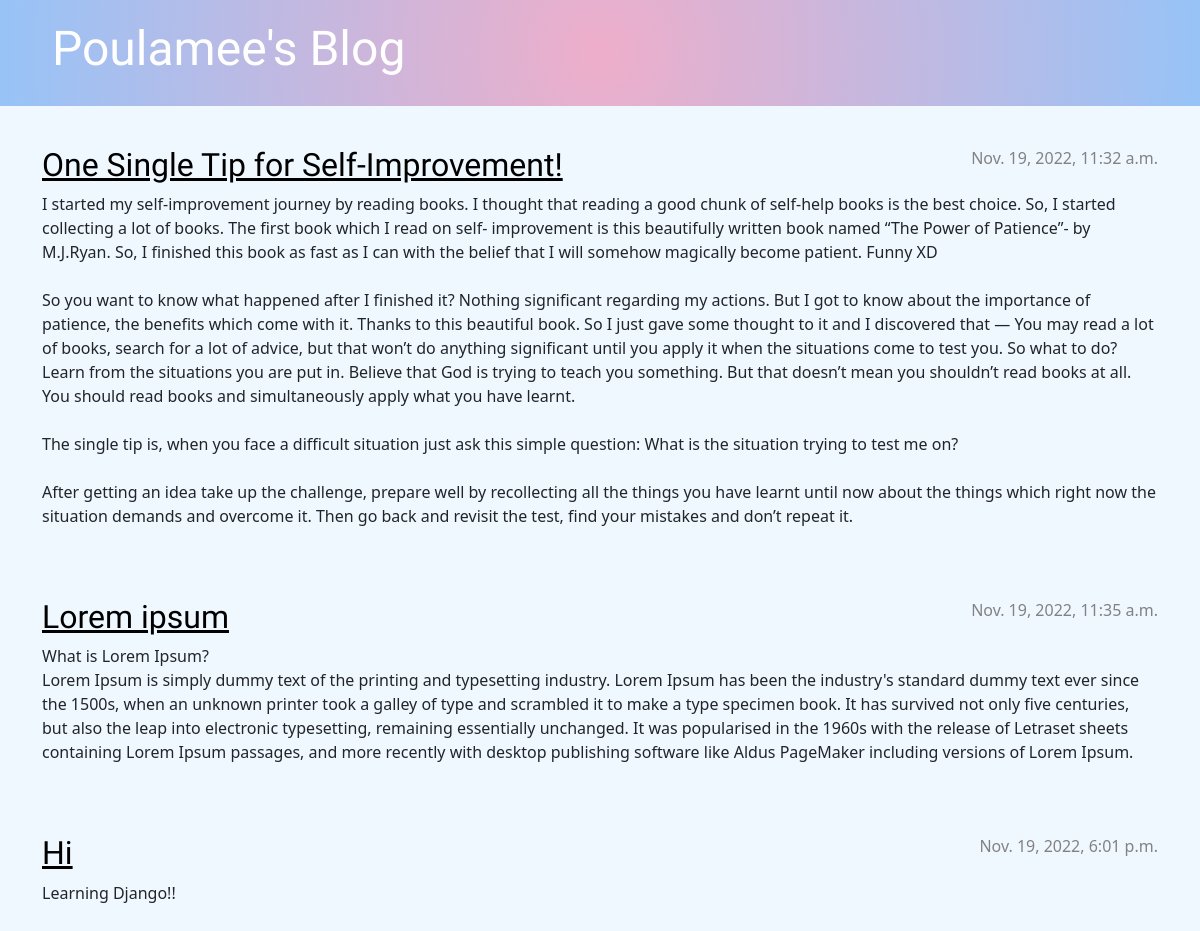
The app's page /, older data.
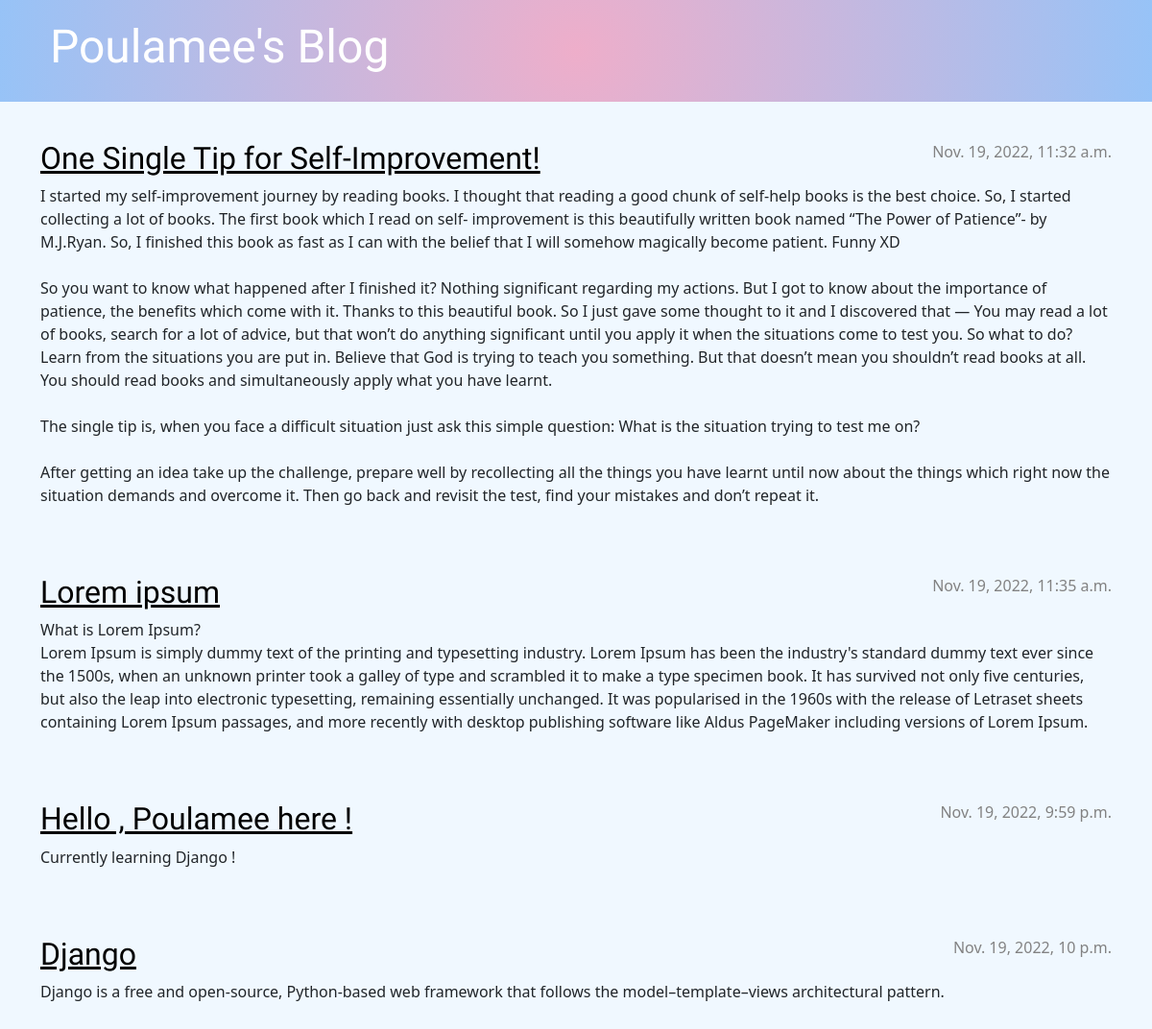
The same page, newer data.
### blog/models.py (models this page shows, shortened)
class Post(models.Model):
    author = models.ForeignKey(settings.AUTH_USER_MODEL, on_delete=models.CASCADE)
    title = models.CharField(max_length=200)
    text = models.TextField()
    created_date = models.DateTimeField(default=timezone.now)
    published_date = models.DateTimeField(blank=True, null=True)

### blog/views.py (the view)
# urls.py: path('', views.post_list, name='post_list'),
def post_list(request):
    posts = Post.objects.filter(published_date__lte=timezone.now()).order_by('published_date')
    return render(request, 'blog/post_list.html', {'posts':posts})

### blog/templates/blog/post_list.html
{% extends 'blog/base.html' %}
{% block content %}
    {% for post in posts %}
        <article class="post">
            <time class="date">
                {{ post.published_date }}
            </time>
            <h2><a href="{% url 'post_detail' pk=post.pk %}">{{ post.title }}</a></h2>
            <p>{{ post.text|linebreaksbr }}</p>
        </article>
    {% endfor %}
{% endblock %}

### blog/templates/blog/base.html (shortened to what this page needs)
{% load static %}
<!DOCTYPE html>
<html lang="en">
<head>
  <link href="https://cdn.jsdelivr.net/npm/bootstrap@5.0.2/dist/css/bootstrap.min.css" rel="stylesheet"
>
   <link rel="stylesheet" href="{% static 'css/blog.css' %}">
</head>
<body>
    <header class="page-header">
        <div class="container">
            <h1><a href="/">Poulamee's Blog</a></h1>
        </div>
    </header>
    <main class="container">
        <div class="row">
            <div class="col">
            {% block content %}
            {% endblock %}
            </div>
        </div>
    </main>
</body>
</html>

### blog/static/css/blog.css (style rules this page uses)
.page-header { background: rgb(238,174,202); background: radial-gradient(circle, rgba(238,174,202,1) 0%, rgba(151,195,247,1) 100%); margin-top: 0; margin-bottom: 40px; padding: 20px 20px 20px 40px; }
.page-header h1, .page-header h1 a, .page-header h1 a:visited, .page-header h1 a:active { color: #ffffff; font-size: 36pt; text-decoration: none; }
body { background:rgb(240, 248, 255); }
h1, h2, h3, h4 { font-family: 'Lobster', cursive; }
.date { color: #828282; }
.post { margin-bottom: 70px; }
.post h2 a, .post h2 a:visited { color: #000000; }
.post > .date, .post > .actions { float: right; }

Row changes from the older to the newer data that the page shows:
added Post: published_date "Nov. 19, 2022, 9:59 p.m.", title "Hello , Poulamee here !", text "Currently learning Django !"
changed Post: published_date "Nov. 19, 2022, 6:01 p.m." → "Nov. 19, 2022, 10 p.m."; title "Hi" → "Django"; text "Learning Django!!" → "Django is a free and open-source, Python-based web framework that follows the model–template–views architectural pattern."
